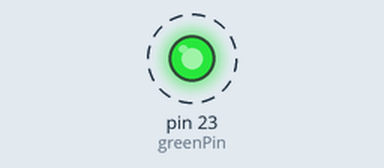
Recording of a sketch running on a simulated Arduino Mega 2560, built with avr-gcc and run on an emulated ATmega2560. Parts: output pins drawn as LEDs (lit = HIGH). Dashed ring = blinking.

Above: at 0.2 s.
Timing chart, 0 to 3.5 s (numbered marks = the images above):
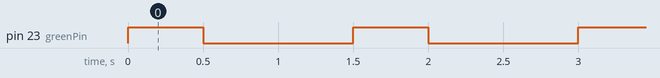

The sketch:

greenLEDon_off.ino
```cpp
int greenPin = 23;

void setup() {
  pinMode(greenPin, OUTPUT);
}

void loop() {
  analogWrite(greenPin, 255);
  delay(500);
  analogWrite(greenPin, 125);
  delay(500);
  analogWrite(greenPin, 0);
  delay(500);
}
```

Measured:
- by itself, pin 23 (greenPin): alternates HIGH for 0.50 s and LOW for 1.0 s
